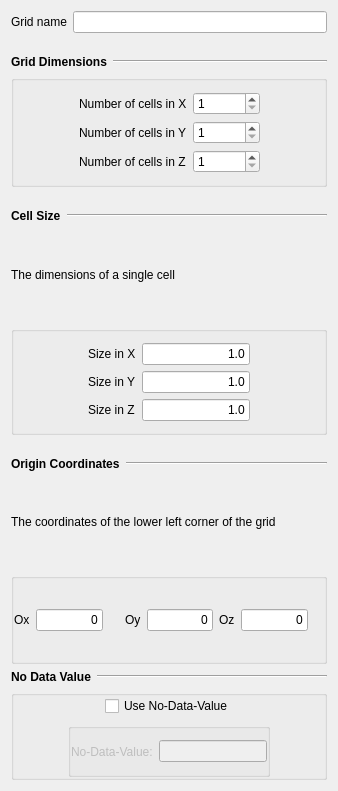
<?xml version="1.0" encoding="UTF-8"?>
<ui version="4.0">
 <class>CsvGridImport</class>
 <widget class="QWidget" name="CsvGridImport">
  <property name="geometry">
   <rect>
    <x>0</x>
    <y>0</y>
    <width>338</width>
    <height>791</height>
   </rect>
  </property>
  <property name="windowTitle">
   <string>Grid Characteristics</string>
  </property>
  <layout class="QGridLayout">
   <item row="3" column="0">
    <widget class="QGroupBox" name="GroupBox1">
     <property name="maximumSize">
      <size>
       <width>32767</width>
       <height>120</height>
      </size>
     </property>
     <property name="title">
      <string/>
     </property>
     <layout class="QHBoxLayout">
      <property name="spacing">
       <number>6</number>
      </property>
      <property name="margin">
       <number>11</number>
      </property>
      <item>
       <spacer name="Spacer9">
        <property name="orientation">
         <enum>Qt::Horizontal</enum>
        </property>
        <property name="sizeType">
         <enum>QSizePolicy::Expanding</enum>
        </property>
        <property name="sizeHint" stdset="0">
         <size>
          <width>20</width>
          <height>20</height>
         </size>
        </property>
       </spacer>
      </item>
      <item>
       <layout class="QGridLayout">
        <property name="margin">
         <number>0</number>
        </property>
        <property name="spacing">
         <number>6</number>
        </property>
        <item row="0" column="0">
         <widget class="QLabel" name="TextLabel4">
          <property name="sizePolicy">
           <sizepolicy hsizetype="Fixed" vsizetype="Preferred">
            <horstretch>0</horstretch>
            <verstretch>0</verstretch>
           </sizepolicy>
          </property>
          <property name="text">
           <string>Number of cells in X</string>
          </property>
          <property name="wordWrap">
           <bool>false</bool>
          </property>
         </widget>
        </item>
        <item row="1" column="1">
         <widget class="QSpinBox" name="ny_">
          <property name="sizePolicy">
           <sizepolicy hsizetype="Maximum" vsizetype="Fixed">
            <horstretch>0</horstretch>
            <verstretch>0</verstretch>
           </sizepolicy>
          </property>
          <property name="maximumSize">
           <size>
            <width>80</width>
            <height>32767</height>
           </size>
          </property>
          <property name="minimum">
           <number>1</number>
          </property>
          <property name="maximum">
           <number>1000000000</number>
          </property>
         </widget>
        </item>
        <item row="2" column="1">
         <widget class="QSpinBox" name="nz_">
          <property name="sizePolicy">
           <sizepolicy hsizetype="Maximum" vsizetype="Fixed">
            <horstretch>0</horstretch>
            <verstretch>0</verstretch>
           </sizepolicy>
          </property>
          <property name="maximumSize">
           <size>
            <width>80</width>
            <height>32767</height>
           </size>
          </property>
          <property name="minimum">
           <number>1</number>
          </property>
          <property name="maximum">
           <number>1000000000</number>
          </property>
         </widget>
        </item>
        <item row="1" column="0">
         <widget class="QLabel" name="TextLabel4_2">
          <property name="sizePolicy">
           <sizepolicy hsizetype="Fixed" vsizetype="Preferred">
            <horstretch>0</horstretch>
            <verstretch>0</verstretch>
           </sizepolicy>
          </property>
          <property name="text">
           <string>Number of cells in Y</string>
          </property>
          <property name="wordWrap">
           <bool>false</bool>
          </property>
         </widget>
        </item>
        <item row="0" column="1">
         <widget class="QSpinBox" name="nx_">
          <property name="sizePolicy">
           <sizepolicy hsizetype="Maximum" vsizetype="Fixed">
            <horstretch>0</horstretch>
            <verstretch>0</verstretch>
           </sizepolicy>
          </property>
          <property name="maximumSize">
           <size>
            <width>80</width>
            <height>32767</height>
           </size>
          </property>
          <property name="minimum">
           <number>1</number>
          </property>
          <property name="maximum">
           <number>100000000</number>
          </property>
         </widget>
        </item>
        <item row="2" column="0">
         <widget class="QLabel" name="TextLabel4_3">
          <property name="sizePolicy">
           <sizepolicy hsizetype="Fixed" vsizetype="Preferred">
            <horstretch>0</horstretch>
            <verstretch>0</verstretch>
           </sizepolicy>
          </property>
          <property name="text">
           <string>Number of cells in Z</string>
          </property>
          <property name="wordWrap">
           <bool>false</bool>
          </property>
         </widget>
        </item>
       </layout>
      </item>
      <item>
       <spacer name="Spacer8">
        <property name="orientation">
         <enum>Qt::Horizontal</enum>
        </property>
        <property name="sizeType">
         <enum>QSizePolicy::Expanding</enum>
        </property>
        <property name="sizeHint" stdset="0">
         <size>
          <width>20</width>
          <height>20</height>
         </size>
        </property>
       </spacer>
      </item>
     </layout>
    </widget>
   </item>
   <item row="4" column="0">
    <spacer name="Spacer14_2">
     <property name="orientation">
      <enum>Qt::Vertical</enum>
     </property>
     <property name="sizeType">
      <enum>QSizePolicy::Fixed</enum>
     </property>
     <property name="sizeHint" stdset="0">
      <size>
       <width>20</width>
       <height>16</height>
      </size>
     </property>
    </spacer>
   </item>
   <item row="5" column="0">
    <layout class="QHBoxLayout">
     <property name="spacing">
      <number>6</number>
     </property>
     <property name="margin">
      <number>0</number>
     </property>
     <item>
      <widget class="QLabel" name="TextLabel1_2">
       <property name="sizePolicy">
        <sizepolicy hsizetype="Fixed" vsizetype="Fixed">
         <horstretch>0</horstretch>
         <verstretch>0</verstretch>
        </sizepolicy>
       </property>
       <property name="font">
        <font>
         <weight>75</weight>
         <bold>true</bold>
        </font>
       </property>
       <property name="text">
        <string>Cell Size</string>
       </property>
       <property name="wordWrap">
        <bool>false</bool>
       </property>
      </widget>
     </item>
     <item>
      <widget class="Line" name="Line1_2">
       <property name="sizePolicy">
        <sizepolicy hsizetype="Minimum" vsizetype="Fixed">
         <horstretch>0</horstretch>
         <verstretch>0</verstretch>
        </sizepolicy>
       </property>
       <property name="frameShape">
        <enum>QFrame::HLine</enum>
       </property>
       <property name="frameShadow">
        <enum>QFrame::Sunken</enum>
       </property>
      </widget>
     </item>
    </layout>
   </item>
   <item row="14" column="0">
    <widget class="QGroupBox" name="groupBox5">
     <property name="title">
      <string/>
     </property>
     <layout class="QVBoxLayout">
      <property name="margin">
       <number>0</number>
      </property>
      <item>
       <layout class="QHBoxLayout">
        <property name="margin">
         <number>0</number>
        </property>
        <item>
         <spacer name="spacer24">
          <property name="orientation">
           <enum>Qt::Horizontal</enum>
          </property>
          <property name="sizeType">
           <enum>QSizePolicy::Expanding</enum>
          </property>
          <property name="sizeHint" stdset="0">
           <size>
            <width>31</width>
            <height>21</height>
           </size>
          </property>
         </spacer>
        </item>
        <item>
         <widget class="QCheckBox" name="use_no_data_value_">
          <property name="text">
           <string>Use No-Data-Value</string>
          </property>
         </widget>
        </item>
        <item>
         <spacer name="spacer25">
          <property name="orientation">
           <enum>Qt::Horizontal</enum>
          </property>
          <property name="sizeType">
           <enum>QSizePolicy::Expanding</enum>
          </property>
          <property name="sizeHint" stdset="0">
           <size>
            <width>31</width>
            <height>20</height>
           </size>
          </property>
         </spacer>
        </item>
       </layout>
      </item>
      <item>
       <layout class="QHBoxLayout">
        <property name="margin">
         <number>0</number>
        </property>
        <item>
         <spacer name="spacer23">
          <property name="orientation">
           <enum>Qt::Horizontal</enum>
          </property>
          <property name="sizeType">
           <enum>QSizePolicy::Expanding</enum>
          </property>
          <property name="sizeHint" stdset="0">
           <size>
            <width>22</width>
            <height>21</height>
           </size>
          </property>
         </spacer>
        </item>
        <item>
         <widget class="QGroupBox" name="NoDataValueBox">
          <property name="enabled">
           <bool>false</bool>
          </property>
          <property name="title">
           <string/>
          </property>
          <layout class="QHBoxLayout">
           <property name="margin">
            <number>0</number>
           </property>
           <item>
            <widget class="QLabel" name="textLabel1">
             <property name="text">
              <string>No-Data-Value:</string>
             </property>
             <property name="wordWrap">
              <bool>false</bool>
             </property>
            </widget>
           </item>
           <item>
            <widget class="QLineEdit" name="no_data_value_edit_"/>
           </item>
          </layout>
         </widget>
        </item>
        <item>
         <spacer name="spacer22">
          <property name="orientation">
           <enum>Qt::Horizontal</enum>
          </property>
          <property name="sizeType">
           <enum>QSizePolicy::Expanding</enum>
          </property>
          <property name="sizeHint" stdset="0">
           <size>
            <width>22</width>
            <height>21</height>
           </size>
          </property>
         </spacer>
        </item>
       </layout>
      </item>
     </layout>
    </widget>
   </item>
   <item row="2" column="0">
    <layout class="QHBoxLayout">
     <property name="spacing">
      <number>6</number>
     </property>
     <property name="margin">
      <number>0</number>
     </property>
     <item>
      <widget class="QLabel" name="TextLabel1">
       <property name="sizePolicy">
        <sizepolicy hsizetype="Fixed" vsizetype="Fixed">
         <horstretch>0</horstretch>
         <verstretch>0</verstretch>
        </sizepolicy>
       </property>
       <property name="font">
        <font>
         <weight>75</weight>
         <bold>true</bold>
        </font>
       </property>
       <property name="text">
        <string>Grid Dimensions</string>
       </property>
       <property name="wordWrap">
        <bool>false</bool>
       </property>
      </widget>
     </item>
     <item>
      <widget class="Line" name="Line1">
       <property name="sizePolicy">
        <sizepolicy hsizetype="Expanding" vsizetype="Fixed">
         <horstretch>0</horstretch>
         <verstretch>0</verstretch>
        </sizepolicy>
       </property>
       <property name="frameShape">
        <enum>QFrame::HLine</enum>
       </property>
       <property name="frameShadow">
        <enum>QFrame::Sunken</enum>
       </property>
      </widget>
     </item>
    </layout>
   </item>
   <item row="0" column="0">
    <layout class="QHBoxLayout">
     <property name="spacing">
      <number>6</number>
     </property>
     <property name="margin">
      <number>0</number>
     </property>
     <item>
      <widget class="QLabel" name="TextLabel4_4">
       <property name="sizePolicy">
        <sizepolicy hsizetype="Fixed" vsizetype="Preferred">
         <horstretch>0</horstretch>
         <verstretch>0</verstretch>
        </sizepolicy>
       </property>
       <property name="text">
        <string>Grid name</string>
       </property>
       <property name="wordWrap">
        <bool>false</bool>
       </property>
      </widget>
     </item>
     <item>
      <widget class="QLineEdit" name="name_">
       <property name="toolTip">
        <string>name of new grid</string>
       </property>
      </widget>
     </item>
    </layout>
   </item>
   <item row="1" column="0">
    <spacer name="Spacer6">
     <property name="orientation">
      <enum>Qt::Vertical</enum>
     </property>
     <property name="sizeType">
      <enum>QSizePolicy::Fixed</enum>
     </property>
     <property name="sizeHint" stdset="0">
      <size>
       <width>20</width>
       <height>16</height>
      </size>
     </property>
    </spacer>
   </item>
   <item row="13" column="0">
    <layout class="QHBoxLayout">
     <property name="spacing">
      <number>6</number>
     </property>
     <property name="margin">
      <number>0</number>
     </property>
     <item>
      <widget class="QLabel" name="TextLabel1_2_2_2_2">
       <property name="sizePolicy">
        <sizepolicy hsizetype="Fixed" vsizetype="Fixed">
         <horstretch>0</horstretch>
         <verstretch>0</verstretch>
        </sizepolicy>
       </property>
       <property name="font">
        <font>
         <weight>75</weight>
         <bold>true</bold>
        </font>
       </property>
       <property name="text">
        <string>No Data Value</string>
       </property>
       <property name="wordWrap">
        <bool>false</bool>
       </property>
      </widget>
     </item>
     <item>
      <widget class="Line" name="Line1_2_2_2_2">
       <property name="sizePolicy">
        <sizepolicy hsizetype="Minimum" vsizetype="Fixed">
         <horstretch>0</horstretch>
         <verstretch>0</verstretch>
        </sizepolicy>
       </property>
       <property name="frameShape">
        <enum>QFrame::HLine</enum>
       </property>
       <property name="frameShadow">
        <enum>QFrame::Sunken</enum>
       </property>
      </widget>
     </item>
    </layout>
   </item>
   <item row="6" column="0">
    <widget class="QLabel" name="TextLabel2_2">
     <property name="text">
      <string>The dimensions of a single cell</string>
     </property>
     <property name="wordWrap">
      <bool>false</bool>
     </property>
    </widget>
   </item>
   <item row="7" column="0">
    <widget class="QGroupBox" name="GroupBox1_2">
     <property name="maximumSize">
      <size>
       <width>32767</width>
       <height>120</height>
      </size>
     </property>
     <property name="title">
      <string/>
     </property>
     <layout class="QHBoxLayout">
      <property name="spacing">
       <number>6</number>
      </property>
      <property name="margin">
       <number>11</number>
      </property>
      <item>
       <spacer name="Spacer9_2">
        <property name="orientation">
         <enum>Qt::Horizontal</enum>
        </property>
        <property name="sizeType">
         <enum>QSizePolicy::Expanding</enum>
        </property>
        <property name="sizeHint" stdset="0">
         <size>
          <width>20</width>
          <height>20</height>
         </size>
        </property>
       </spacer>
      </item>
      <item>
       <layout class="QGridLayout">
        <property name="margin">
         <number>0</number>
        </property>
        <property name="spacing">
         <number>6</number>
        </property>
        <item row="0" column="1">
         <widget class="QLineEdit" name="x_size_">
          <property name="text">
           <string>1.0</string>
          </property>
          <property name="alignment">
           <set>Qt::AlignRight</set>
          </property>
         </widget>
        </item>
        <item row="1" column="1">
         <widget class="QLineEdit" name="y_size_">
          <property name="text">
           <string>1.0</string>
          </property>
          <property name="alignment">
           <set>Qt::AlignRight</set>
          </property>
         </widget>
        </item>
        <item row="2" column="1">
         <widget class="QLineEdit" name="z_size_">
          <property name="text">
           <string>1.0</string>
          </property>
          <property name="alignment">
           <set>Qt::AlignRight</set>
          </property>
         </widget>
        </item>
        <item row="0" column="0">
         <widget class="QLabel" name="TextLabel4_5">
          <property name="sizePolicy">
           <sizepolicy hsizetype="Fixed" vsizetype="Preferred">
            <horstretch>0</horstretch>
            <verstretch>0</verstretch>
           </sizepolicy>
          </property>
          <property name="text">
           <string>Size in X</string>
          </property>
          <property name="wordWrap">
           <bool>false</bool>
          </property>
         </widget>
        </item>
        <item row="1" column="0">
         <widget class="QLabel" name="TextLabel4_2_2">
          <property name="sizePolicy">
           <sizepolicy hsizetype="Fixed" vsizetype="Preferred">
            <horstretch>0</horstretch>
            <verstretch>0</verstretch>
           </sizepolicy>
          </property>
          <property name="text">
           <string>Size in Y</string>
          </property>
          <property name="wordWrap">
           <bool>false</bool>
          </property>
         </widget>
        </item>
        <item row="2" column="0">
         <widget class="QLabel" name="TextLabel4_3_2">
          <property name="sizePolicy">
           <sizepolicy hsizetype="Fixed" vsizetype="Preferred">
            <horstretch>0</horstretch>
            <verstretch>0</verstretch>
           </sizepolicy>
          </property>
          <property name="text">
           <string>Size in Z</string>
          </property>
          <property name="wordWrap">
           <bool>false</bool>
          </property>
         </widget>
        </item>
       </layout>
      </item>
      <item>
       <spacer name="Spacer8_2">
        <property name="orientation">
         <enum>Qt::Horizontal</enum>
        </property>
        <property name="sizeType">
         <enum>QSizePolicy::Expanding</enum>
        </property>
        <property name="sizeHint" stdset="0">
         <size>
          <width>20</width>
          <height>20</height>
         </size>
        </property>
       </spacer>
      </item>
     </layout>
    </widget>
   </item>
   <item row="9" column="0">
    <layout class="QHBoxLayout">
     <property name="spacing">
      <number>6</number>
     </property>
     <property name="margin">
      <number>0</number>
     </property>
     <item>
      <widget class="QLabel" name="TextLabel1_2_2">
       <property name="sizePolicy">
        <sizepolicy hsizetype="Fixed" vsizetype="Fixed">
         <horstretch>0</horstretch>
         <verstretch>0</verstretch>
        </sizepolicy>
       </property>
       <property name="font">
        <font>
         <weight>75</weight>
         <bold>true</bold>
        </font>
       </property>
       <property name="text">
        <string>Origin Coordinates</string>
       </property>
       <property name="wordWrap">
        <bool>false</bool>
       </property>
      </widget>
     </item>
     <item>
      <widget class="Line" name="Line1_2_2">
       <property name="sizePolicy">
        <sizepolicy hsizetype="Minimum" vsizetype="Fixed">
         <horstretch>0</horstretch>
         <verstretch>0</verstretch>
        </sizepolicy>
       </property>
       <property name="frameShape">
        <enum>QFrame::HLine</enum>
       </property>
       <property name="frameShadow">
        <enum>QFrame::Sunken</enum>
       </property>
      </widget>
     </item>
    </layout>
   </item>
   <item row="8" column="0">
    <spacer name="Spacer14">
     <property name="orientation">
      <enum>Qt::Vertical</enum>
     </property>
     <property name="sizeType">
      <enum>QSizePolicy::Fixed</enum>
     </property>
     <property name="sizeHint" stdset="0">
      <size>
       <width>20</width>
       <height>16</height>
      </size>
     </property>
    </spacer>
   </item>
   <item row="11" column="0">
    <widget class="QGroupBox" name="GroupBox1_2_2">
     <property name="maximumSize">
      <size>
       <width>32767</width>
       <height>120</height>
      </size>
     </property>
     <property name="title">
      <string/>
     </property>
     <layout class="QGridLayout">
      <property name="margin">
       <number>0</number>
      </property>
      <item row="0" column="1">
       <widget class="QLineEdit" name="xmn_">
        <property name="text">
         <string>0</string>
        </property>
        <property name="alignment">
         <set>Qt::AlignRight</set>
        </property>
       </widget>
      </item>
      <item row="0" column="2">
       <spacer name="Spacer10_2">
        <property name="orientation">
         <enum>Qt::Horizontal</enum>
        </property>
        <property name="sizeType">
         <enum>QSizePolicy::Fixed</enum>
        </property>
        <property name="sizeHint" stdset="0">
         <size>
          <width>16</width>
          <height>21</height>
         </size>
        </property>
       </spacer>
      </item>
      <item row="0" column="3">
       <widget class="QLabel" name="TextLabel4_5_2_2">
        <property name="sizePolicy">
         <sizepolicy hsizetype="Fixed" vsizetype="Preferred">
          <horstretch>0</horstretch>
          <verstretch>0</verstretch>
         </sizepolicy>
        </property>
        <property name="text">
         <string>Oy</string>
        </property>
        <property name="wordWrap">
         <bool>false</bool>
        </property>
       </widget>
      </item>
      <item row="0" column="4">
       <widget class="QLineEdit" name="ymn_">
        <property name="text">
         <string>0</string>
        </property>
        <property name="alignment">
         <set>Qt::AlignRight</set>
        </property>
       </widget>
      </item>
      <item row="0" column="5">
       <widget class="QLabel" name="TextLabel4_5_2_2_2">
        <property name="sizePolicy">
         <sizepolicy hsizetype="Fixed" vsizetype="Preferred">
          <horstretch>0</horstretch>
          <verstretch>0</verstretch>
         </sizepolicy>
        </property>
        <property name="text">
         <string>Oz</string>
        </property>
        <property name="wordWrap">
         <bool>false</bool>
        </property>
       </widget>
      </item>
      <item row="0" column="6">
       <widget class="QLineEdit" name="zmn_">
        <property name="text">
         <string>0</string>
        </property>
        <property name="alignment">
         <set>Qt::AlignRight</set>
        </property>
       </widget>
      </item>
      <item row="0" column="7">
       <spacer name="Spacer10_2_2">
        <property name="orientation">
         <enum>Qt::Horizontal</enum>
        </property>
        <property name="sizeType">
         <enum>QSizePolicy::Fixed</enum>
        </property>
        <property name="sizeHint" stdset="0">
         <size>
          <width>16</width>
          <height>20</height>
         </size>
        </property>
       </spacer>
      </item>
      <item row="0" column="0">
       <widget class="QLabel" name="TextLabel4_5_2">
        <property name="sizePolicy">
         <sizepolicy hsizetype="Fixed" vsizetype="Preferred">
          <horstretch>0</horstretch>
          <verstretch>0</verstretch>
         </sizepolicy>
        </property>
        <property name="text">
         <string>Ox</string>
        </property>
        <property name="wordWrap">
         <bool>false</bool>
        </property>
       </widget>
      </item>
     </layout>
    </widget>
   </item>
   <item row="10" column="0">
    <widget class="QLabel" name="TextLabel2">
     <property name="text">
      <string>The coordinates of the lower left corner of the grid</string>
     </property>
     <property name="wordWrap">
      <bool>false</bool>
     </property>
    </widget>
   </item>
  </layout>
 </widget>
 <layoutdefault spacing="6" margin="11"/>
 <pixmapfunction>qPixmapFromMimeSource</pixmapfunction>
 <tabstops>
  <tabstop>name_</tabstop>
  <tabstop>nx_</tabstop>
  <tabstop>ny_</tabstop>
  <tabstop>nz_</tabstop>
 </tabstops>
 <resources/>
 <connections>
  <connection>
   <sender>use_no_data_value_</sender>
   <signal>toggled(bool)</signal>
   <receiver>NoDataValueBox</receiver>
   <slot>setEnabled(bool)</slot>
   <hints>
    <hint type="sourcelabel">
     <x>20</x>
     <y>20</y>
    </hint>
    <hint type="destinationlabel">
     <x>20</x>
     <y>20</y>
    </hint>
   </hints>
  </connection>
 </connections>
</ui>
